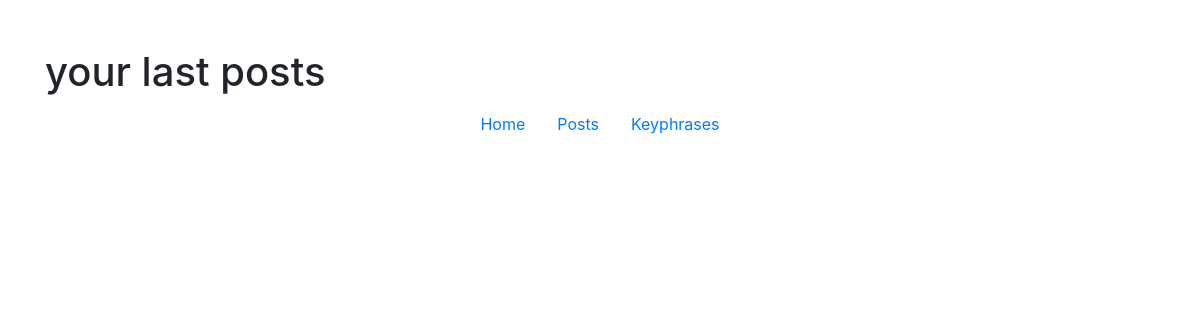
Page /posts on the earlier database version.
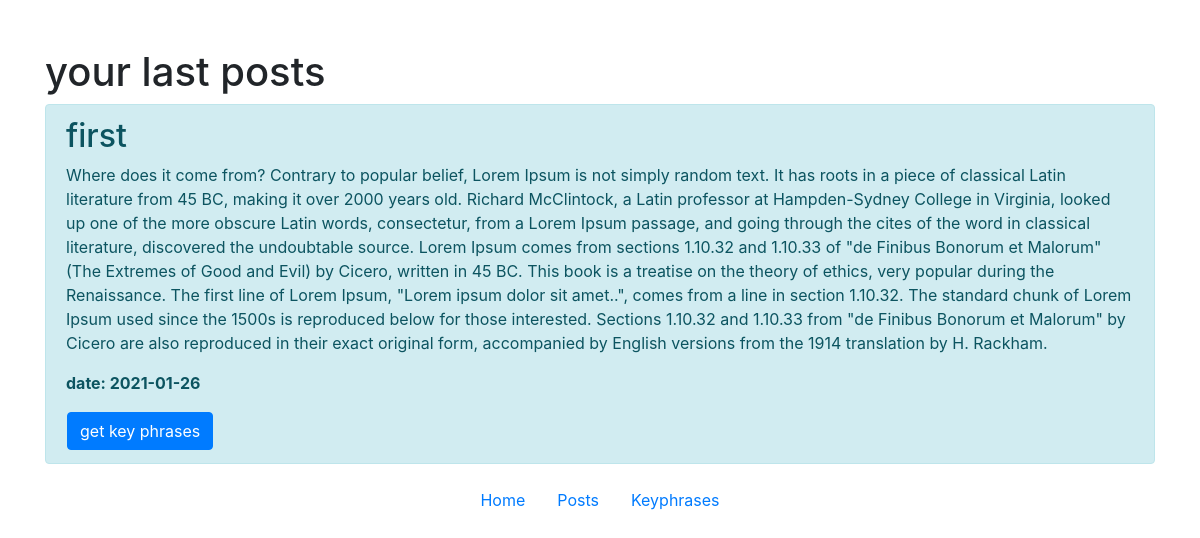
Same page on the later database version.
### app.py (models this page shows, shortened)
class Article(db.Model):  # data base class
	id = db.Column(db.Integer, primary_key=True)
	title = db.Column(db.String(300), nullable=False)
	text = db.Column(db.Text, nullable=False)
	date = db.Column(db.DateTime, default=datetime.utcnow)

### app.py (the view)
@app.route('/posts')  # get all text post
def posts():
	try:
		articles = Article.query.order_by(Article.date.desc()).all()  # all data from db
	except:
		articles = []
	return render_template('posts.html', articles=articles)

### templates/posts.html (shortened to what this page needs)
{% extends 'base.html' %}
{% block body %}
    <div class="container mt-5">
        <h1> your last posts </h1>
        {% for e in articles %}
            <div class="alert alert-info">
                <h2>{{ e.title }}</h2>
                <p>{{ e.text }}</p>
                <p><b>date: {{ e.date.date() }}</b></p>
                <table class="text">
                <tr>
                    <td><a href="/posts/{{ e.id }}" class="btn btn-primary">get key phrases</a></td>
                </tr>
            </table>
            </div>
        {% endfor %}
    </div>
{% endblock %}

### templates/base.html (shortened to what this page needs)
<!doctype html>
<html lang="en">
<head>
    <link rel="stylesheet" href="{{ url_for('static', filename='css/main.css') }} ">
    <link rel="stylesheet" href="https://stackpath.bootstrapcdn.com/bootstrap/4.5.2/css/bootstrap.min.css">
</head>
<body>
    {% block body %}{% endblock %}
    <div>
      <nav class="nav nav-masthead justify-content-center float-md-end">
        <a class="nav-link active" aria-current="page" href="/">Home</a>
        <a class="nav-link" href="/posts">Posts</a>
        <a class="nav-link" href="/all_keys">Keyphrases</a>
      </nav>
    </div>
</body>
</html>

### templates/base.html (style rules this page uses)
table.text { width: 100%; border-spacing: 50; }
table.text td { width: 10%; vertical-align: bottom\\; }

Differences in the rows shown:
added Article: title "first", text "Where does it come from? Contrary to popular belief, Lorem Ipsum is not simply random text. It has roots in a piece of classical Latin literature from 45 BC, making it over 2000 years old. Richard McClintock, a Latin professor at Hampden-Sydney College in Virginia, looked up one of the more obscure Latin words, consectetur, from a Lorem Ipsum passage, and going through the cites of the word in classical literature, discovered the undoubtable source. Lorem Ipsum comes from sections 1.10.32 and 1.10.33 of \"de Finibus Bonorum et Malorum\" (The Extremes of Good and Evil) by Cicero, written in 45 BC. This book is a treatise on the theory of ethics, very popular during the Renaissance. The first…", date "2021-01-26"
